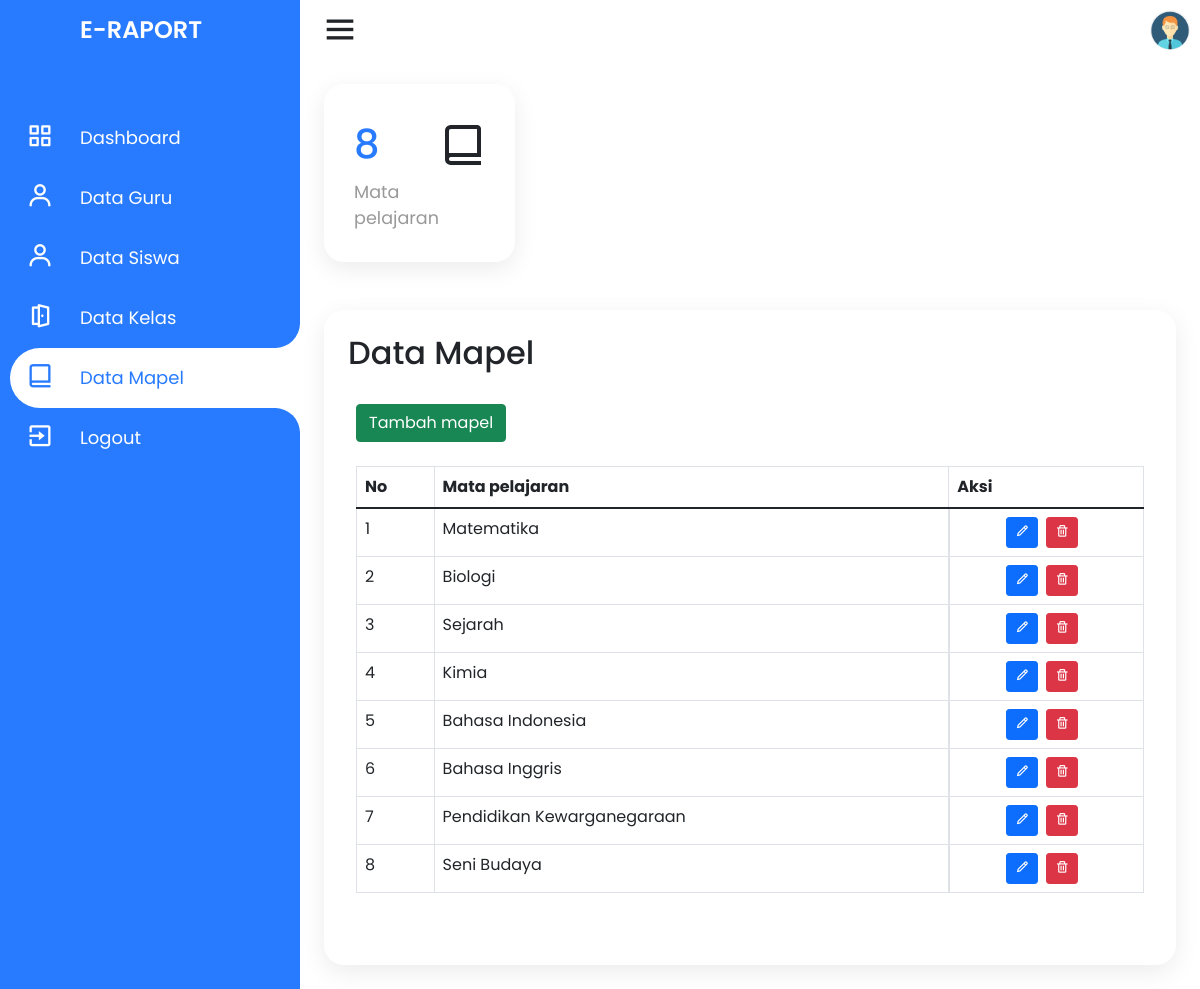
Screenshot of /admin/data-mapel.php (signed in) with the database file from the repository.
### tables this page shows
CREATE TABLE `mata_pelajaran` (
  `id_mapel` int(11) NOT NULL AUTO_INCREMENT,
  `nama_mapel` varchar(50) NOT NULL,
  `nip` varchar(11) DEFAULT NULL,
  PRIMARY KEY (`id_mapel`),
  KEY `mata_pelajaran_ibfk_1` (`nip`),
  CONSTRAINT `mata_pelajaran_ibfk_1` FOREIGN KEY (`nip`) REFERENCES `guru` (`nip`) ON DELETE SET NULL ON UPDATE CASCADE
);

### admin/data-mapel.php (the view, shortened to what this page needs)
<?php
require_once dirname(__FILE__) . '/../connection.php';
$login_as = $_SESSION['login_as'];
if (!isset($_GET['p'])) {
    $page_no = 1;
} else {
    $page_no = $_GET['p'];
}
$records_per_page = 30;
$offset = ($page_no - 1) * $records_per_page;
?>
<!DOCTYPE html>
<html lang="en" dir="ltr">
<head>
    <link rel="stylesheet" href="style.css">
    <link href='https://unpkg.com/boxicons@2.0.7/css/boxicons.min.css' rel='stylesheet'>
    <link href="https://cdn.jsdelivr.net/npm/bootstrap@5.1.3/dist/css/bootstrap.min.css" rel="stylesheet">
    <link rel="stylesheet" href="../assets/css/style.css">
</head>
<body>
    <div class="container">
        <div class="navigation">
            <ul>
                <li>
                    <a href="#">
                        <span class="icon"></span>
                        <h1 class="title">E-Raport</h1>
                    </a>
                </li>
                <li>
                    <a href="../index">
                        <span class="icon"><i class='bx bx-grid-alt'></i></span>
                        <span class="title">Dashboard</span>
                    </a>
                </li>
                <li>
                    <a href="data-guru">
                        <span class="icon"><i class='bx bx-user'></i></span>
                        <span class="title">Data Guru</span>
                    </a>
                </li>
                <li>
                    <a href="data-siswa">
                        <span class="icon"><i class='bx bx-user'></i></span>
                        <span class="title">Data Siswa</span>
                    </a>
                </li>
                <li>
                    <a href="data-kelas">
                        <span class="icon"><i class='bx bx-door-open'></i></span>
                        <span class="title">Data Kelas</span>
                    </a>
                </li>
                <li class="hovered">
                    <a href="data-mapel">
                        <span class="icon"><i class='bx bx-book-alt'></i></span>
                        <span class="title">Data Mapel</span>
                    </a>
                </li>
                <li>
                    <a href="../logout">
                        <span class="icon"><i class='bx bx-exit'></i></span>
                        <span class="title">Logout</span>
                    </a>
                </li>
            </ul>
        </div>
    </div>
    <div class="main">
        <div class="topbar">
            <div class="toggle">
                <i class='bx bx-menu'></i>
            </div>
            <div class="user">
                <?php
                if ($login_as == "siswa") {
                    $pp = "../assets/img/pp/std.png";
                } elseif ($login_as == "guru") {
                    $pp = "../assets/img/pp/guru.png";
                } elseif ($login_as == "admin") {
                    $pp = "../assets/img/pp/admin.png";
                }
                ?>
                <img src="<?php echo $pp; ?>" alt="user">
            </div>
        </div>
        <div class="cardBox">
            <div class="card">
                <div>
                    <?php
                    $result_mapel = $conn->query("SELECT * FROM mata_pelajaran LIMIT $records_per_page OFFSET $offset");
                    if ($result_mapel && $result_mapel->num_rows > 0) {
                        $result_jml = $conn->query("SELECT COUNT(*) AS total_mapel FROM mata_pelajaran");
                        $jml = $result_jml->fetch_assoc();
                        echo "<div class='numbers'>${jml['total_mapel']}</div>";
                    }
                    ?>
                    <div class="cardName">Mata pelajaran</div>
                </div>
                <div class="iconBx">
                    <i class='bx bx-book-alt'></i>
                </div>
            </div>
        </div>
        <div class="konten">
            <h2 class="konten_title">
                Data Mapel
            </h2>
            <div class="konten_isi">
                <div class="konten_pengaturan">
                    <a href="tambah-data-mapel"><button type="button" class="btn btn-success">Tambah
                            mapel</button></a>
                </div>
                <div class="konten_table table-responsive">
                    <table class="table table-bordered">
                        <thead>
                            <tr>
                                <th>No</th>
                                <th>Mata pelajaran</th>
                                <th>Aksi</th>
                            </tr>
                        </thead>
                        <tbody>
                            <?php
                            $result_mapel = $conn->query("SELECT * FROM mata_pelajaran LIMIT $records_per_page OFFSET $offset");
                            if ($result_mapel && $result_mapel->num_rows > 0) {
                                $no = 1;
                                while ($row = $result_mapel->fetch_assoc()) {
                                    echo "
                                <tr>
                                    <td>$no</td>
                                    <td>${row['nama_mapel']}</td>
                                    <td class='aksi'>
                                        <a href='ubah-data-mapel?id_mapel=${row['id_mapel']}'><button type='button' data-bs-toggle='tooltip' class='btn btn-primary btn-sm' title='Ubah'><i class='bx bx-pencil'></i></button></a>
                                        <a href='hapus-data-mapel?id_mapel=${row['id_mapel']}'><button type='button' data-bs-toggle='tooltip' class='btn btn-danger btn-sm' title='Hapus'><i class='bx bx-trash'></i></button></a>
                                    </td>
                                </tr>
                                ";
                                    $no++;
                                }
                            }
                            ?>
                        </tbody>
                    </table>
                </div>
            </div>
        </div>
    </div>
</body>
</html>

### assets/css/style.css (style rules this page uses)
* { margin: 0; padding: 0; box-sizing: border-box; font-family: 'Poppins', sans-serif; }
dl, ol, ul { padding: 0; margin: 0; }
:root { --blue: #287bff; --white: #fff; --grey: #f5f5f5; --black1: #222; --black2: #999; --pad-sm: 8px; --pad-md: 16px; --pad-lg: 24px; --pad-xl: 32px; --pad-xxl: 64px; }
body { min-height: 100vh; overflow-x: hidden; }
.container { position: relative; width: 100%; max-width: none; }
.navigation { left: 0; position: fixed; width: 300px; height: 100%; background: var(--blue); border-left: 10px solid var(--blue); transition: .5s; overflow: hidden; padding: 0; margin: 0; }
.navigation ul { position: absolute; top: 0; left: 0; width: 100%; }
.navigation ul li { position: relative; width: 100%; list-style: none; border-top-left-radius: 30px; border-bottom-left-radius: 30px; }
.navigation ul li:hover, .navigation ul li.hovered { background: var(--white); }
.navigation ul li:nth-child(1) { margin-bottom: 40px; pointer-events: none; }
.navigation ul li a { position: relative; display: block; width: 100%; display: flex; text-decoration: none; color: var(--white); }
.navigation ul li:hover a, .navigation ul li.hovered a { color: var(--blue); }
.navigation ul li a .icon { position: relative; display: block; min-width: 60px; height: 60px; line-height: 70px; text-align: center; }
.navigation ul li a .icon .bx { font-size: 1.75em; }
.navigation ul li a .title { position: relative; display: block; padding: 0 10px; height: 60px; line-height: 60px; text-align: start; white-space: nowrap; font-size: 18px; }
.navigation ul li h1 { text-transform: uppercase; font-weight: 600; font-size: 24px !important; }
.navigation ul li:hover a::before, .navigation ul li.hovered a::before { content: ''; position: absolute; right: 0; top: -50px; width: 50px; height: 50px; border-radius: 50%; box-shadow: 35px 35px 0 10px var(--white); pointer-events: none; }
.navigation ul li:hover a::after, .navigation ul li.hovered a::after { content: ''; position: absolute; right: 0; bottom: -50px; width: 50px; height: 50px; border-radius: 50%; box-shadow: 35px -35px 0 10px var(--white); pointer-events: none; }
.main { position: absolute; width: calc(100% - 300px); left: 300px; min-height: 100vh; background: var(--white); transition: .5s; }
.topbar { width: 100%; height: 60px; display: flex; justify-content: space-between; align-items: center; padding: 0 10px; }
.toggle { position: relative; width: 60px; height: 60px; display: flex; justify-content: center; align-items: center; font-size: 2.5em; cursor: pointer; }
.user { position: relative; width: 40px; height: 40px; border-radius: 50%; overflow: hidden; cursor: pointer; }
.user img { position: absolute; top: 0; left: 0; width: 100%; height: auto; object-fit: cover; }
.cardBox { position: relative; width: 100%; padding: var(--pad-lg); display: grid; grid-template-columns: repeat(4, 1fr); grid-gap: 30px; }
.cardBox .card { position: relative; background: var(--white); padding: 30px; border-radius: 20px; display: flex; justify-content: space-between; box-shadow: 0 7px 25px rgba(0, 0, 0, 0.08); flex-direction: unset; border: none; cursor: pointer; transition: .2s; }
.cardBox .card .numbers { position: relative; font-weight: 500; font-size: 2.5em; color: var(--blue); }
.cardBox .card .cardName { color: var(--black2); font-size: 1.1em; margin-top: 5px; }
.cardBox .card .iconBx { font-size: 3em; columns: var(--black2); }
.konten { display: block; padding: var(--pad-lg); margin: var(--pad-lg); position: relative; background: var(--white); border-radius: 20px; box-shadow: 0 7px 25px rgba(0, 0, 0, 0.08); border: none; overflow: hidden; }
.konten .konten_isi { overflow: hidden; padding: var(--pad-sm); }
.konten .konten_title, .konten .konten_isi .konten_pengaturan, .konten .konten_isi .konten_table, .konten .konten_isi .konten_nav { margin-bottom: var(--pad-lg); }
.konten .konten_isi .konten_pengaturan { display: flex; flex-wrap: wrap; align-items: center; }
.konten .konten_isi .dropdown, .konten .konten_isi .konten_table table .aksi a { margin-right: var(--pad-sm); }
.konten .konten_isi .konten_table table .aksi { display: flex; justify-content: center; }
.konten .konten_isi .konten_table table tbody td button { text-align: center; }

### rows the page displays
mata_pelajaran: nama_mapel "Matematika"
mata_pelajaran: nama_mapel "Biologi"
mata_pelajaran: nama_mapel "Sejarah"
mata_pelajaran: nama_mapel "Kimia"
mata_pelajaran: nama_mapel "Bahasa Indonesia"
mata_pelajaran: nama_mapel "Bahasa Inggris"
mata_pelajaran: nama_mapel "Pendidikan Kewarganegaraan"
mata_pelajaran: nama_mapel "Seni Budaya"

### other values shown
jml['total_mapel'] "8"
